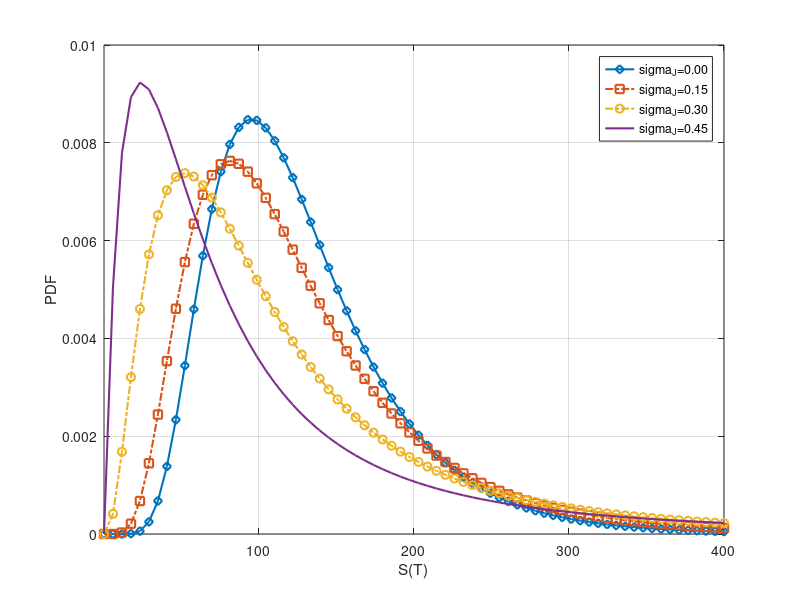
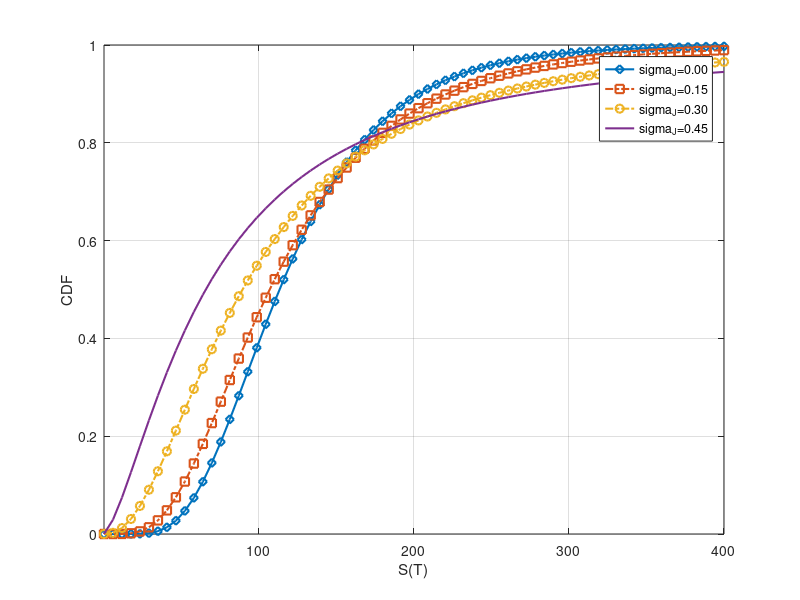

Recreate these plots in MATLAB, in order.
function MertonDensity
clc;close all;

% Model parameters

T         = 5;
r     = 0.05;
S0    = 100;
sigma = 0.2;
muJ   = 0;
xiP   = 1;

% Define the COS method integration range

L = 8;
a = - L * sqrt(T);
b = + L * sqrt(T);

% Domain for the density f(x)

y = linspace(0.0001,4*S0,70);
dy = y(2)-y(1);
x=log(y);

% Effect of sigmaJ

sigmaJV = [0.0, 0.15, 0.3, 0.45];
argLegend = cell(4,1);
idx = 1;
pdf_M = zeros(length(x),length(sigmaJV));
cdf_M = pdf_M;
for i=1:length(sigmaJV)
    sigmaJTemp = sigmaJV(i);

    % Compute ChF for the Merton model

    cf = ChFForMertonModel(r,T,muJ,sigmaJTemp,sigma,xiP,S0);

    % Reference 

    f_XExact = COSDensity(cf,x,2^14,a,b);    
    pdf_M(:,i)=1./y.*f_XExact;
    trapz(y,pdf_M(:,i))
    cdf_M(:,i)=cumsum(pdf_M(:,i).*dy);
    argLegend{idx} = sprintf('sigma_J=%.2f',sigmaJTemp);
    idx = idx + 1;
end
MakeFigure(y, pdf_M,argLegend,'','S(T)','PDF')
xlim([min(y),max(y)])

MakeFigure(y, cdf_M,argLegend,'','S(T)','CDF')
xlim([min(y),max(y)])
 
function cf = ChFForMertonModel(r,tau,muJ,sigmaJ,sigma,xiP,S0)

% Term for E(exp(J)-1)

i = complex(0,1);
helpExp = exp(muJ + 0.5 * sigmaJ * sigmaJ) - 1.0;
  
% Characteristic function for the Merton model    

cf = @(u) exp(i*u*log(S0)).*exp(i * u .* (r - xiP * helpExp - 0.5 * sigma * sigma) *tau...
        - 0.5 * sigma * sigma * u.^2 * tau + xiP * tau .* ...
        (exp(i * u * muJ - 0.5 * sigmaJ * sigmaJ * u.^2)-1.0));

function f_X = COSDensity(cf,x,N,a,b)
i = complex(0,1); %assigning i=sqrt(-1)
k = 0:N-1; 
u = k * pi / (b - a);

% F_k coefficients

F_k    = 2 / (b - a) * real(cf(u) .* exp(-i * u * a));
F_k(1) = F_k(1) * 0.5; % Multiply the first term

% Final calculation

f_X = F_k * cos(u' * (x - a));

function MakeFigure(X1, YMatrix1, argLegend,titleIn,xLab,yLab)

%CREATEFIGURE(X1,YMATRIX1)
%  X1:  vector of x data
%  YMATRIX1:  matrix of y data

%  Auto-generated by MATLAB on 16-Jan-2012 15:26:40

% Create figure

figure1 = figure('InvertHardcopy','off',...
    'Colormap',[0.061875 0.061875 0.061875;0.06875 0.06875 0.06875;0.075625 0.075625 0.075625;0.0825 0.0825 0.0825;0.089375 0.089375 0.089375;0.09625 0.09625 0.09625;0.103125 0.103125 0.103125;0.11 0.11 0.11;0.146875 0.146875 0.146875;0.18375 0.18375 0.18375;0.220625 0.220625 0.220625;0.2575 0.2575 0.2575;0.294375 0.294375 0.294375;0.33125 0.33125 0.33125;0.368125 0.368125 0.368125;0.405 0.405 0.405;0.441875 0.441875 0.441875;0.47875 0.47875 0.47875;0.515625 0.515625 0.515625;0.5525 0.5525 0.5525;0.589375 0.589375 0.589375;0.62625 0.62625 0.62625;0.663125 0.663125 0.663125;0.7 0.7 0.7;0.711875 0.711875 0.711875;0.72375 0.72375 0.72375;0.735625 0.735625 0.735625;0.7475 0.7475 0.7475;0.759375 0.759375 0.759375;0.77125 0.77125 0.77125;0.783125 0.783125 0.783125;0.795 0.795 0.795;0.806875 0.806875 0.806875;0.81875 0.81875 0.81875;0.830625 0.830625 0.830625;0.8425 0.8425 0.8425;0.854375 0.854375 0.854375;0.86625 0.86625 0.86625;0.878125 0.878125 0.878125;0.89 0.89 0.89;0.853125 0.853125 0.853125;0.81625 0.81625 0.81625;0.779375 0.779375 0.779375;0.7425 0.7425 0.7425;0.705625 0.705625 0.705625;0.66875 0.66875 0.66875;0.631875 0.631875 0.631875;0.595 0.595 0.595;0.558125 0.558125 0.558125;0.52125 0.52125 0.52125;0.484375 0.484375 0.484375;0.4475 0.4475 0.4475;0.410625 0.410625 0.410625;0.37375 0.37375 0.37375;0.336875 0.336875 0.336875;0.3 0.3 0.3;0.28125 0.28125 0.28125;0.2625 0.2625 0.2625;0.24375 0.24375 0.24375;0.225 0.225 0.225;0.20625 0.20625 0.20625;0.1875 0.1875 0.1875;0.16875 0.16875 0.16875;0.15 0.15 0.15],...
    'Color',[1 1 1]);

% Create axes

%axes1 = axes('Parent',figure1,'Color',[1 1 1]);
axes1 = axes('Parent',figure1);
grid on

% Uncomment the following line to preserve the X-limits of the axes
% xlim(axes1,[45 160]);
% Uncomment the following line to preserve the Y-limits of the axes
% ylim(axes1,[19 26]);
% Uncomment the following line to preserve the Z-limits of the axes
% zlim(axes1,[-1 1]);

box(axes1,'on');
hold(axes1,'all');

% Create multiple lines using matrix input to plot
% plot1 = plot(X1,YMatrix1,'Parent',axes1,'MarkerEdgeColor',[0 0 0],...
%     'LineWidth',1,...
%     'Color',[0 0 0]);

plot1 = plot(X1,YMatrix1,'Parent',axes1,...
    'LineWidth',1.5);
set(plot1(1),'Marker','diamond','DisplayName',argLegend{1});
set(plot1(2),'Marker','square','LineStyle','-.',...
    'DisplayName',argLegend{2});
set(plot1(3),'Marker','o','LineStyle','-.','DisplayName',argLegend{3});
set(plot1(4),'DisplayName',argLegend{4});

% Create xlabel

xlabel(xLab);

% Create ylabel

ylabel(yLab);

% Create title

title(titleIn);

% Create legend

legend1 = legend(axes1,'show');
set(legend1,'Color',[1 1 1]);
